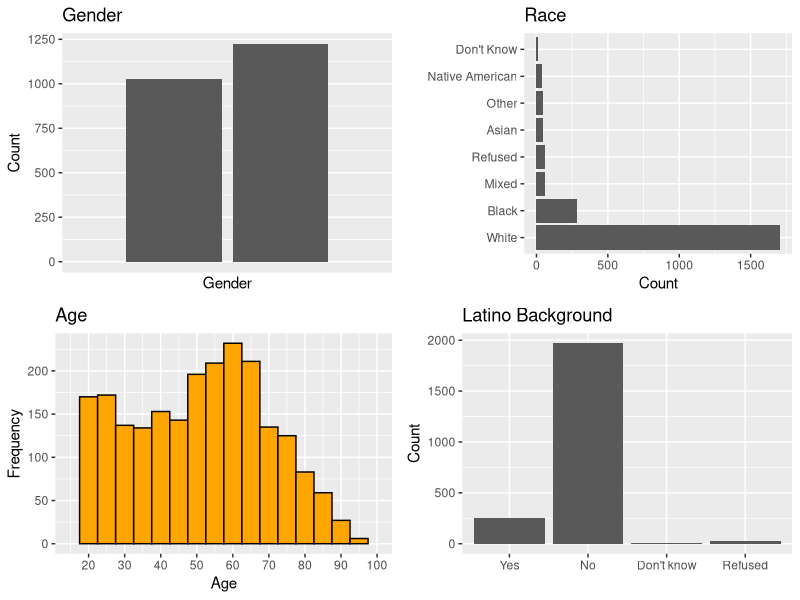
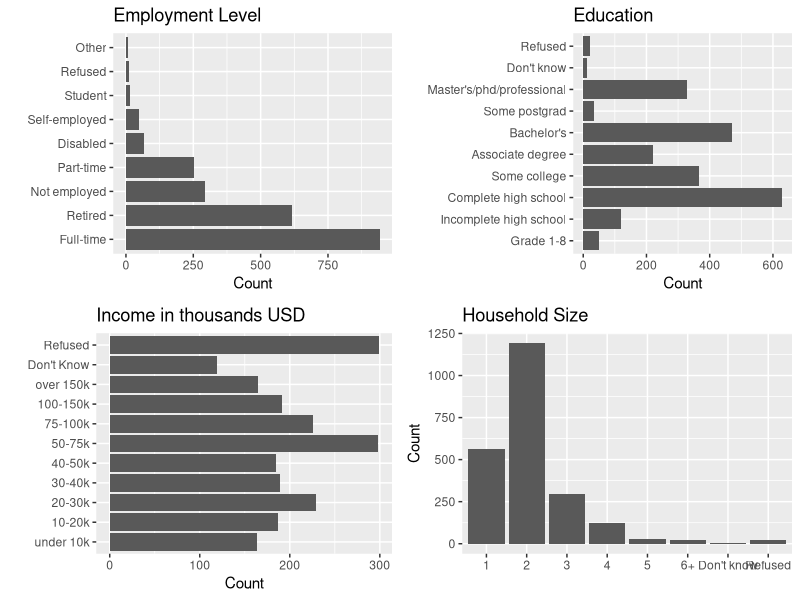
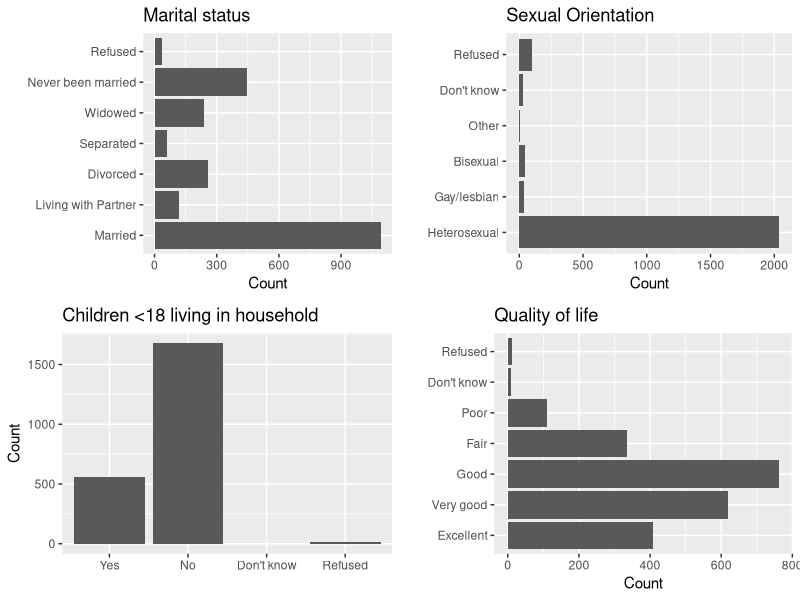
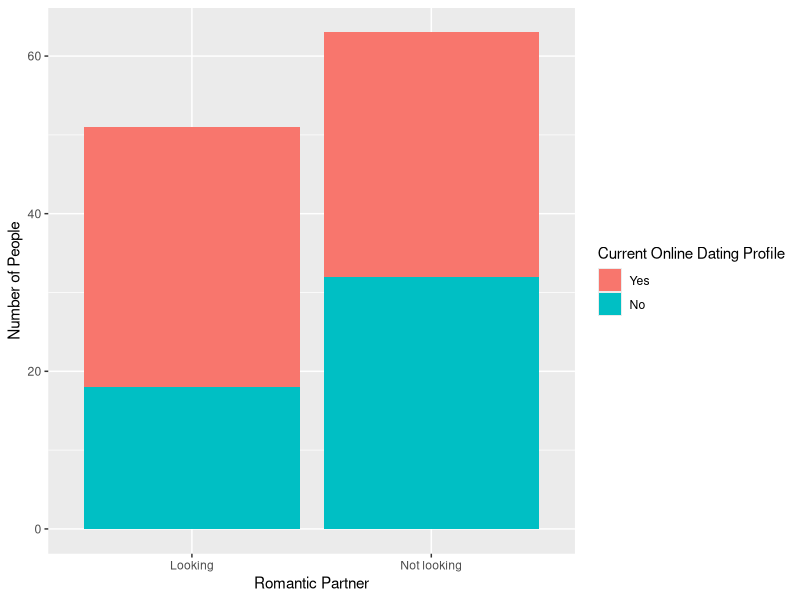
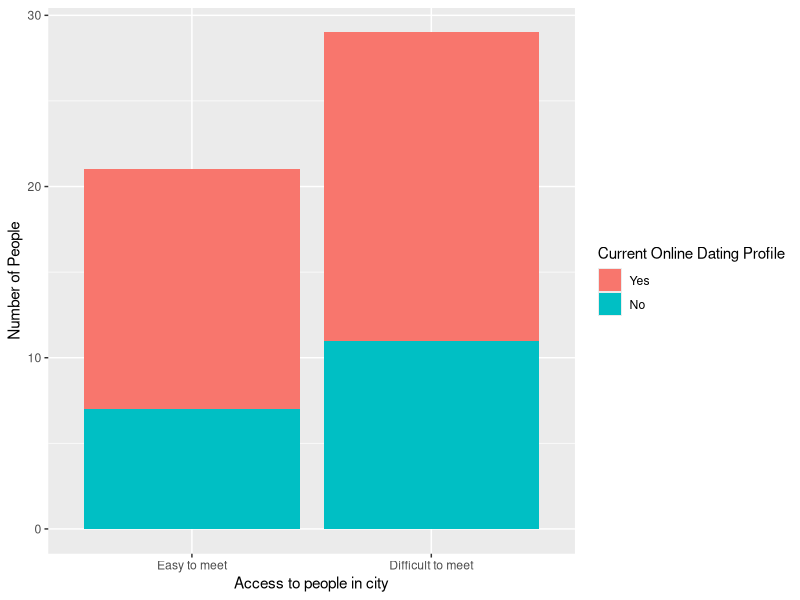
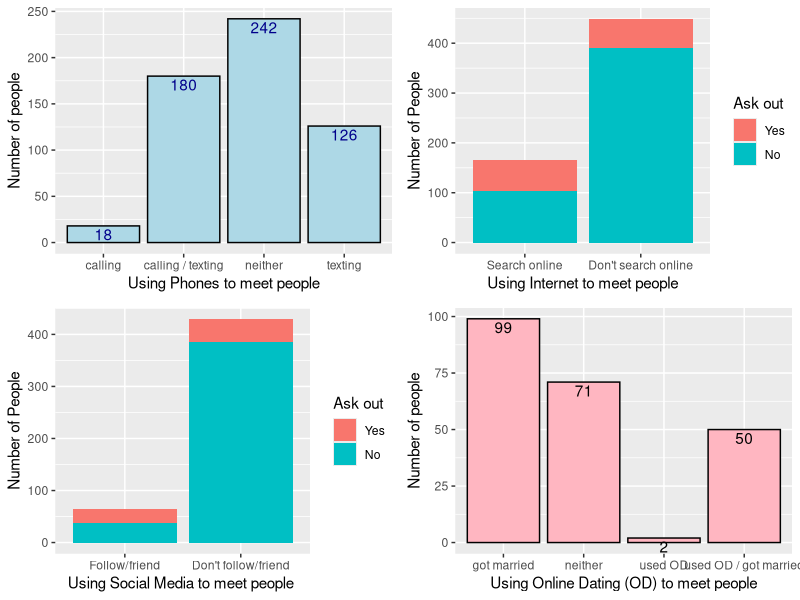
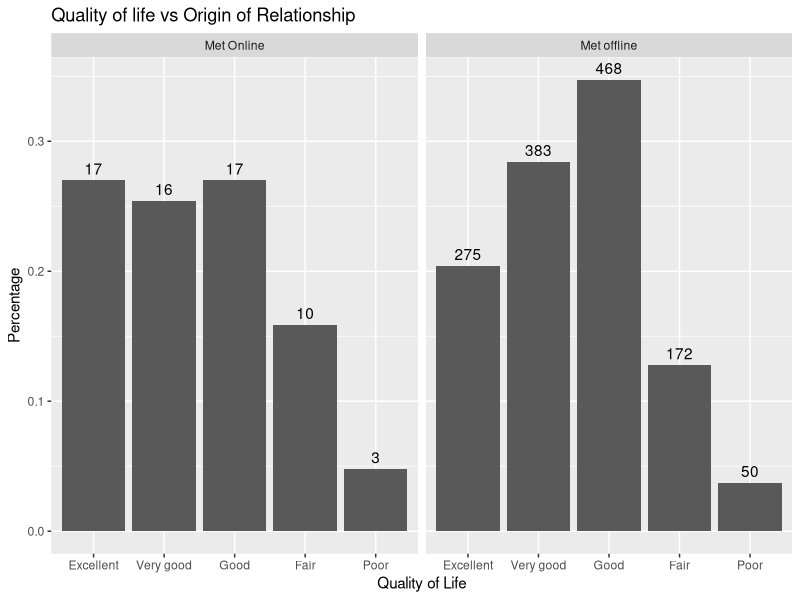
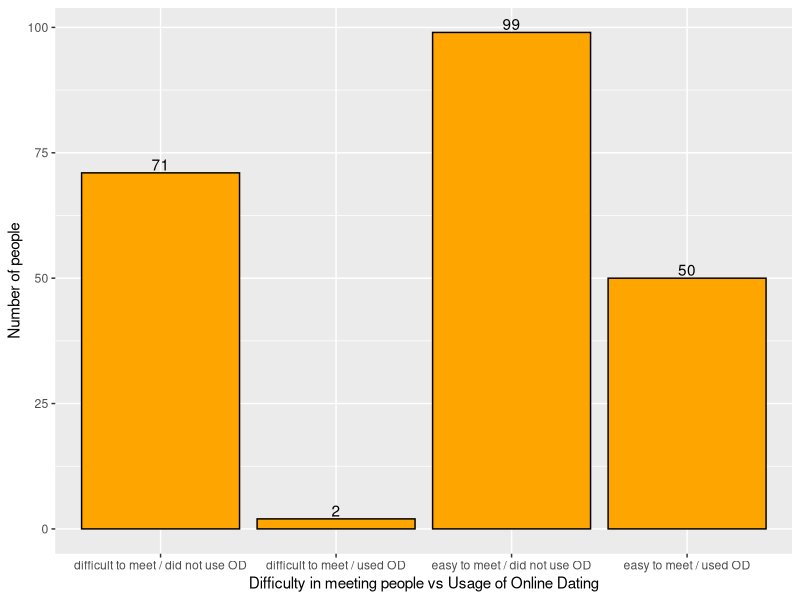

Source code (R) for these figures, in order:
## ---- chunk 1
#Loading libraries
library(ggplot2)
library(gridExtra)
library(scales)
library(plyr)

#Loading Data
df <- read.csv("May_2013_Online_Dating_CSV.csv")
## ---- chunk 2
# Gender plot

okdf <- df

okdf[, "sex"] <- as.factor(okdf[, "sex"])
#summary(okdf[, "sex"])
#str(okdf[, "sex"])

gender <- ggplot(data = df, aes(x = sex, fill = sex)) + 
  geom_bar() + scale_x_discrete(labels = c("1" = "Male", "2" = "Female")) +
  labs(x = "Gender", y = "Count", title = "Gender")
## ---- chunk 3
# Sexual orientation plot
okdf[, "lgbt"] <- as.factor(okdf[, "lgbt"])
#summary(okdf$lgbt)
#str(okdf$lgbt)

sexual_orientation <- ggplot(data = okdf, aes(x = lgbt)) + 
  geom_bar() + 
  scale_x_discrete(labels = c("1" = "Heterosexual", "2" = "Gay/lesbian", "3" = "Bisexual", "4" = "Other", "8" = "Don't know", "9" = "Refused")) + coord_flip() +
  labs(x = "", y = "Count", title = "Sexual Orientation")
  
## ---- chunk 4
# Hispanic
okdf[, "hisp"] <- as.factor(okdf[, "hisp"])
#summary(okdf$hisp)
#str(okdf$hisp)

hispanic <- ggplot(data = okdf, aes(x = hisp)) + 
  geom_bar() + 
  scale_x_discrete(labels = c("1"="Yes", "2"="No", "8" = "Don't know", "9" ="Refused")) +
  labs(x = "", y = "Count", title = "Latino Background")
## ---- chunk 5
#Age plot
#summary(okdf$age)
#str(okdf$age)

age <- ggplot(data = okdf, aes(x = age)) + 
  geom_histogram(binwidth = 5, color="black", fill="orange") + 
  scale_x_continuous(limits = c(15,100), breaks = seq(0, 100, 10)) +
  labs(x = "Age", y = "Frequency", title = "Age")

## ---- chunk 6
# Race plot
okdf[, "race"] <- as.factor(okdf[, "race"])
#summary(okdf$race)
#str(okdf$race)

r_race <- ggplot(data = okdf, aes(x=reorder(race, -table(race)[race]))) + 
  geom_bar() + 
  scale_x_discrete(labels=c("1" = 'White',"2" = 'Black',"3" = 'Asian',"4" = 'Mixed',"5" = 'Native American',"6" = 'Other',"8" = "Don't Know","9" = 'Refused')) +
  labs(x = "", y = "Count", title = "Race") +
  coord_flip()
## ---- chunk 7
# Employment plot
okdf[, "emplnw"] <- as.factor(okdf[, "emplnw"])
#summary(okdf$emplnw)
#str(okdf$emplnw)

employment <- ggplot(data = okdf, aes(x=reorder(emplnw, -table(emplnw)[emplnw]))) + 
  geom_bar() + 
  scale_x_discrete(labels=c("1" = 'Full-time',"2" = 'Part-time',"3" = 'Retired',"4" = 'Not employed',"5" = 'Self-employed',"6" = 'Disabled',"7" = "Student", "8" = 'Other', "9" = "Refused")) +
  labs(x = "", y = "Count", title = "Employment Level") + coord_flip()
## ---- chunk 8
# Income plot
okdf[, "inc"] <- as.factor(okdf[, "inc"])
#summary(okdf$inc)
#str(okdf$inc)

income <- ggplot(data = okdf, aes(x = inc)) + 
  geom_bar() + coord_flip() +
  scale_x_discrete(labels = c("1" = "under 10k", "2" = "10-20k", "3" = "20-30k", "4" = "30-40k", "5" = "40-50k", "6" = "50-75k", "7" = "75-100k", "8" = "100-150k", "9" = "over 150k", "98" = "Don't Know", "99" = "Refused")) +
  labs(x = "", y = "Count", title = "Income in thousands USD")
  
## ---- chunk 9
# Education plot
okdf[, "educ2"] <- as.factor(okdf[, "educ2"])
#summary(okdf$educ2)
#str(okdf$educ2)

education <- ggplot(data = okdf, aes(x = educ2)) + 
  geom_bar() + 
  scale_x_discrete(labels = c("1" = "Grade 1-8", "2" = "Incomplete high school", "3" = "Complete high school", "4" = "Some college", "5" = "Associate degree", "6" = "Bachelor's", "7" = "Some postgrad", "8" = "Master's/phd/professional", "98" = "Don't know", "99" = "Refused")) +
  labs(x = "", y = "Count", title = "Education") + coord_flip()
## ---- chunk 10
# Household size plot
okdf[, "hh1"] <- as.factor(okdf[, "hh1"])
#summary(okdf$hh1)
#str(okdf$hh1)

household_size <- ggplot(data = okdf, aes(x = hh1)) + 
  geom_bar() + 
  scale_x_discrete(labels = c("1" = "1", "2" = "2", "3" = "3", "4" = "4", "5" = "5", "6" = "6+", "8" = "Don't know", "9" = "Refused")) +
  labs(x = "", y = "Count", title = "Household Size")
## ---- chunk 11
# Marital status
okdf[, "mar"] <- as.factor(okdf[, "mar"])
#summary(okdf$mar)
#str(okdf$mar)

marital_status <- ggplot(data = okdf, aes(x = mar)) + 
  geom_bar() + 
  scale_x_discrete(labels = c("1"="Married", "2"="Living with Partner", "3"="Divorced", "4"= "Separated", "5" = "Widowed", "6" = "Never been married", "8" = "Don't know", "9" ="Refused")) +
  labs(x = "", y = "Count", title = "Marital status") + coord_flip()
## ---- chunk 12
# Children
okdf[, "par"] <- as.factor(okdf[, "par"])
#summary(okdf$par)
#str(okdf$par)

children <- ggplot(data = okdf, aes(x = par)) + 
  geom_bar() + 
  scale_x_discrete(labels = c("1"="Yes", "2"="No", "8" = "Don't know", "9" ="Refused")) +
  labs(x = "", y = "Count", title = "Children <18 living in household")
## ---- chunk 13
# Life quality
okdf[, "q1"] <- as.factor(okdf[, "q1"])
#summary(okdf$q1)
#str(okdf$q1)

life_quality <- ggplot(data = okdf, aes(x = q1)) + geom_bar() +
  scale_x_discrete(labels = c("1"="Excellent", "2"="Very good", "3" = "Good", "4" = "Fair", "5" = "Poor", "8" = "Don't know", "9" ="Refused")) +
  labs(x = "", y = "Count", title = "Quality of life") + coord_flip()
## ---- chunk 14

grid.arrange(gender, r_race, age, hispanic)
## ---- chunk 15
grid.arrange(employment, education, income, household_size)
## ---- chunk 16
grid.arrange(marital_status, sexual_orientation, children, life_quality)
## ---- chunk 17

# 3. For people who say that they are looking for a partner, look at the proportion of who are using online dating

lookmeet=df$mar4
lookmeet = ifelse(lookmeet>2,NA,lookmeet)
usedod = df$date6
usedod = ifelse(usedod>2,NA,usedod)
dtf = as.data.frame(table(lookmeet,usedod))
ggplot(dtf,aes(x=lookmeet,y=Freq))+geom_bar(stat="identity",aes(fill=usedod))+scale_x_discrete(labels = c("1"="Looking", "2"="Not looking"))+scale_fill_discrete(name="Current Online Dating Profile",labels=c("Yes","No"))+labs(x="Romantic Partner",y="Number of People")
## ---- chunk 18

# 5 For people that say it’s difficult / easy to meet people in their city/state, see how many people using online dating?

meet=df$meet
meet = ifelse(meet>2,NA,meet)
prof = df$date6
prof = ifelse(prof>2,NA,prof)
dtf3 = as.data.frame(table(meet,prof))
ggplot(dtf3,aes(x=meet,y=Freq))+geom_bar(stat="identity",aes(fill=prof))+scale_x_discrete(labels = c("1"="Easy to meet", "2"="Difficult to meet"))+scale_fill_discrete(name="Current Online Dating Profile",labels=c("Yes","No"))+labs(x="Access to people in city",y="Number of People")

## ---- chunk 19

library(gridExtra)
c1 = table(df$celldatea,df$celldateb)
c1vec = as.vector(c1[1:2,1:2])
names(c1vec) = c("calling / texting", "calling","texting","neither")
c1df = data.frame(c1vec)
p1 = ggplot(c1df,aes(x = rownames(c1df),y = c1vec)) + geom_bar(stat="identity",fill='lightblue',color='black') + labs(x="Using Phones to meet people",y="Number of people")+geom_text(aes(label=c1vec), vjust=1.2, color='darkblue')

search = df$intdatec
search = ifelse(search>2,NA,search)
askout = df$intdated
askout = ifelse(askout>2,NA,askout)
dtf1 = as.data.frame(table(search,askout))
p2 = ggplot(dtf1,aes(x=search,y=Freq))+geom_bar(stat="identity",aes(fill=askout))+scale_x_discrete(labels = c("1"="Search online", "2"="Don't search online"))+scale_fill_discrete(name="Ask out",labels=c("Yes","No"))+labs(x="Using Internet to meet people",y="Number of People")

follow = df$snsdate1e
follow = ifelse(follow>2,NA,follow)
ask = df$snsdate1c
ask = ifelse(ask>2,NA,ask)
dtf2 = as.data.frame(table(follow,ask))
p3 = ggplot(dtf2,aes(x=follow,y=Freq))+geom_bar(stat="identity",aes(fill=ask))+scale_x_discrete(labels = c("1"="Follow/friend", "2"="Don't follow/friend"))+scale_fill_discrete(name="Ask out",labels=c("Yes","No"))+labs(x="Using Social Media to meet people ",y="Number of People")

g1 = table(df$date5a,df$date5b)
g1vec = as.vector(g1[1:2,1:2])
names(g1vec) = c("used OD / got married","used OD","got married","neither")
g1df = data.frame(g1vec)
p4 = ggplot(g1df,aes(x = rownames(g1df),y = g1vec)) + geom_bar(stat="identity",fill='lightpink',color='black') + labs(x="Using Online Dating (OD) to meet people",y="Number of people")+geom_text(aes(label=g1vec), vjust=1.2, color='black')
 
grid.arrange(p1,p2,p3,p4,nrow=2)
## ---- chunk 20


indhap <- which(df$q1 < 6) 
indmet <- which(df$rel1 == 1 |df$rel1 == 2)

finind <- intersect(indhap,indmet)

hap <- df[finind, "q1"]
met <- df[finind, "rel1"]

ex<- cbind.data.frame(hap,met)

ex1df <- data.frame(ex)

ex1df <- as.data.frame(with(ex, table(hap,met)))

ex1df[,"met"] <- revalue(ex1df[,"met"], c("1"="Met Online", "2" = "Met offline"))

ex1df <- ddply(ex1df, .(met), transform, p = Freq/sum(Freq))

# happiness vs how people met
ggplot(data = ex1df , aes(x = hap, y = p)) + geom_bar(stat = "identity") + facet_grid(~ met) + scale_x_discrete(labels = c("1"="Excellent", "2"="Very good", "3" = "Good", "4" = "Fair", "5" = "Poor")) + labs( x = "Quality of Life" , y = "Percentage", title = "Quality of life vs Origin of Relationship") + geom_text(aes(label = Freq), vjust=-.5)

chisq.test(ex[,"met"],ex[,"hap"])

## ---- chunk 21

#8.  Relationship between privacy [REL4 and REL5] and having a fight in a relationship [REL8]? Does person who shares password/account together tend to have more fights than those who are not?

library(caTools)
df1 = subset(df, rel6 == 1 | rel6 == 2)
df1$rel6 = ifelse(df1$rel6==1,0,1) #convert rel6 into a binomial variable
set.seed(1000)
split = sample.split(df1$rel6,SplitRatio=0.7) # divide the data into training and test sets, with 70% data in the training set
train = subset(df1,split==TRUE) #Training set
test = subset(df1, split==FALSE)# Test set
model1 = glm(rel6~rel4a+rel4b+rel4c + rel5,data=train,family=binomial)# Logistic Regression model
summary(model1)
## ---- chunk 22

## ---- chunk 23

#8.  Relationship between privacy [REL4 and REL5] and having a fight in a relationship [REL8]? Does person who shares password/account together tend to have more fights than those who are not?

h1 = table(df$meet,df$date6)
h1vec = as.vector(g1[1:2,1:2])
names(h1vec) = c("easy to meet / used OD","difficult to meet / used OD","easy to meet / did not use OD","difficult to meet / did not use OD")
h1df = data.frame(h1vec)
ggplot(h1df,aes(x = rownames(h1df),y = h1vec)) + geom_bar(stat="identity",fill='orange',color='black') + labs(x="Difficulty in meeting people vs Usage of Online Dating",y="Number of people")+geom_text(aes(label=h1vec), vjust=-0.2, color='black')
## ---- chunk 24
# Life quality vs children

quality_vs_children <- okdf[okdf$par!="8" & okdf$par!="9" & okdf$q1!="9" & okdf$q1!="8",]

quality_vs_children_plot <- as.data.frame(with(quality_vs_children, table(par,q1)))

quality_vs_children_plot <- ddply(quality_vs_children_plot, .(par), transform, p = Freq/sum(Freq))

quality_vs_children_plot[,"q1"] <- revalue(quality_vs_children_plot[,"q1"], c("1"= "Excellent", "2" = "Very Good", "3" = "Good", "4" = "Fair", "5" = "Poor"))

quality_vs_children_plot[,"par"] <- revalue(quality_vs_children_plot[,"par"], c("1" = "Children <18 = Yes", "2" = "Children <18 = No"))

ggplot(quality_vs_children_plot, aes(q1, p)) + geom_bar(stat = "identity") + facet_grid(~par) + labs(x = "Quality of Life", y = "Percent of Respondents", title = "Quality of Life vs Presence of Children under 18 in the Household") + geom_text(aes(label = Freq), vjust=-.5)

chisq.test(quality_vs_children[,"par"], quality_vs_children[,"q1"])
## ---- chunk 25
# Life quality vs use of internet on cellphone
# summary(okdf[,"intmob"])

okdf[,"intmob"] <- as.factor(okdf[,"intmob"])

quality_vs_phoneNet <- okdf[okdf$intmob!="8" & okdf$q1!="9" & okdf$q1!="8",]

quality_vs_phoneNet_plot <- as.data.frame(with(quality_vs_phoneNet, table(intmob,q1)))

quality_vs_phoneNet_plot <- ddply(quality_vs_phoneNet_plot, .(intmob), transform, p = Freq/sum(Freq))

quality_vs_phoneNet_plot[,"q1"] <- revalue(quality_vs_phoneNet_plot[,"q1"], c("1"= "Excellent", "2" = "Very Good", "3" = "Good", "4" = "Fair", "5" = "Poor"))

quality_vs_phoneNet_plot[,"intmob"] <- revalue(quality_vs_phoneNet_plot[,"intmob"], c("1"="Internet on Cellphone = Yes", "2" = "Internet on Cellphone = No"))
  
ggplot(quality_vs_phoneNet_plot, aes(q1, p)) + geom_bar(stat = "identity") + facet_grid(~intmob) + labs(x = "Quality of Life", y = "Percent of Respondents", title = "Quality of Life vs Use of Internet on Cellphone") + geom_text(aes(label = Freq), vjust=-.5)

chisq.test(quality_vs_phoneNet[,"intmob"], quality_vs_phoneNet[,"q1"])
## ---- chunk 26
# Life quality vs social networks
# summary(okdf[,"act87"])
okdf[,"act87"] <- as.factor(okdf[,"act87"])

# summary(okdf[,"act112"])
okdf[,"act112"] <- as.factor(okdf[,"act112"])

quality_vs_socNetworks <- okdf[okdf$act87!="9" & !is.na(okdf$act87) & okdf$act112!="9" & !is.na(okdf$act112) & okdf$act112!="8" & okdf$q1!="9" & okdf$q1!="8",]

quality_vs_socNetworks <- subset(quality_vs_socNetworks, select = c(act87, act112, q1))

for (i in 1:nrow(quality_vs_socNetworks)){
  if (quality_vs_socNetworks[i,"act87"]=="1" |  quality_vs_socNetworks[i,"act112"]=="1"){
    quality_vs_socNetworks[i,"SN_user"] <- "Social Network User = Yes"
  }
  else{
    quality_vs_socNetworks[i,"SN_user"] <- "Social Network User = No"
  }
}

quality_vs_socNetworks_plot <- as.data.frame(with(quality_vs_socNetworks, table(SN_user,q1)))

quality_vs_socNetworks_plot <- ddply(quality_vs_socNetworks_plot, .(SN_user), transform, p = Freq/sum(Freq))

quality_vs_socNetworks_plot[,"q1"] <- revalue(quality_vs_socNetworks_plot[,"q1"], c("1"= "Excellent", "2" = "Very Good", "3" = "Good", "4" = "Fair", "5" = "Poor"))

ggplot(quality_vs_socNetworks_plot, aes(q1, p)) + geom_bar(stat = "identity") + facet_grid(~SN_user) + labs(x = "Quality of Life", y = "Percent of Respondents", title = "Quality of Life vs Use of Social Networks")

chisq.test(quality_vs_socNetworks[,"SN_user"], quality_vs_socNetworks[,"q1"])


#Kirby's data frame
kcdf <- df

# use smartphone/Internet vs. edu level
use.smartphone <- as.factor(kcdf[ , 'q12'])
use.internet <- as.factor(kcdf[ , 'intuse'])
edu <- as.factor(kcdf[ , 'educ2'])
kcdf.edu <- as.data.frame(cbind(use.internet,use.smartphone))
kcdf.edu <- cbind(kcdf.edu,edu)


# edu vs. income 
income <- as.factor(kcdf[ , 'inc'])
kcdf.income <- cbind(kcdf.edu,income)

# remove all 98 and 98, which stand for don't know and don't want to tell
kcdf.income <- subset(kcdf.income, kcdf.income[ ,'edu'] != 98)
kcdf.income <- subset(kcdf.income, kcdf.income[ ,'edu'] != 99)
kcdf.income <- subset(kcdf.income, kcdf.income[ ,'income']!= 98)
kcdf.income <- subset(kcdf.income, kcdf.income[ ,'income']!= 99)

income.edu <- kcdf.income[ , c('edu','income')]

# setting level names for income
income.edu[,"income"] <- revalue(income.edu[,"income"], c("1" = "under 10k", "2" = "10-20k", "3" = "20-30k", "4" = "30-40k", "5" = "40-50k", "6" = "50-75k", "7" = "75-100k", "8" = "100-150k", "9" = "over 150k"))

ggplot(income.edu, aes(edu, fill=income) ) +
  geom_bar(position="fill") +
  scale_x_discrete(labels = c("1" = "Grade 1-8", "2" = "Incomplete high school", "3" = "Complete high school", "4" = "Some college", "5" = "Associate degree", "6" = "Bachelor's", "7" = "Some postgrad", "8" = "Master's/phd/professional")) + 
  theme(axis.text.x = element_text(angle = 90, hjust = 1)) + 
  labs(x = "", y = "Number of Respondents", title = "Income vs Education")
